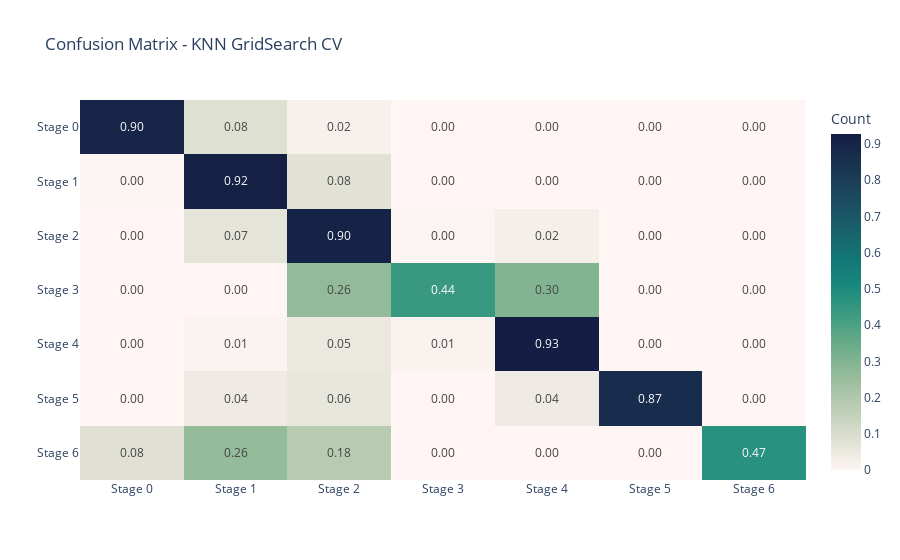

Here is the notebook cell this chart was saved with:
### Code cell
cm = confusion_matrix(target_true, target_pred)
cm_percent = cm.astype("float") / cm.sum(axis=1)[:, np.newaxis]

# Custom labels
labels = [f"Stage {i}" for i in range(7)]

# Create a heatmap using Plotly
fig = px.imshow(
    cm_percent,
    text_auto=".2f",
    aspect="auto",
    title="Confusion Matrix - KNN GridSearch CV",
    labels=dict(color="Count"),
    x=labels,
    y=labels,
    color_continuous_scale=px.colors.sequential.tempo,
)

fig.show()

### Figure 1 — Plotly figure (JSON) as saved in the notebook; plotly's stock layout.template omitted (floating-point values rounded to 4 significant figures)
{"data": [{"coloraxis": "coloraxis", "hovertemplate": "x: %{x}<br>y: %{y}<br>Count: %{z}<extra></extra>", "name": "0", "texttemplate": "%{z:.2f}", "type": "heatmap", "x": ["Stage 0", "Stage 1", "Stage 2", "Stage 3", "Stage 4", "Stage 5", "Stage 6"], "xaxis": "x", "y": ["Stage 0", "Stage 1", "Stage 2", "Stage 3", "Stage 4", "Stage 5", "Stage 6"], "yaxis": "y", "z": [[0.8966, 0.08374, 0.0197, 0.0, 0.0, 0.0, 0.0], [0.004394, 0.9175, 0.07728, 0.0, 0.0005169, 0.0, 0.0002585], [0.0004708, 0.06709, 0.9032, 0.004473, 0.02425, 0.0002354, 0.0002354], [0.0, 0.0, 0.264, 0.4382, 0.2978, 0.0, 0.0], [0.0, 0.007868, 0.05208, 0.01274, 0.9273, 0.0, 0.0], [0.0, 0.03846, 0.05769, 0.0, 0.03846, 0.8654, 0.0], [0.07895, 0.2632, 0.1842, 0.0, 0.0, 0.0, 0.4737]]}], "layout": {"coloraxis": {"colorbar": {"title": {"text": "Count"}}, "colorscale": [[0, "rgb(254, 245, 244)"], [0.09091, "rgb(222, 224, 210)"], [0.1818, "rgb(189, 206, 181)"], [0.2727, "rgb(153, 189, 156)"], [0.3636, "rgb(110, 173, 138)"], [0.4545, "rgb(65, 157, 129)"], [0.5455, "rgb(25, 137, 125)"], [0.6364, "rgb(18, 116, 117)"], [0.7273, "rgb(25, 94, 106)"], [0.8182, "rgb(28, 72, 93)"], [0.9091, "rgb(25, 51, 80)"], [1, "rgb(20, 29, 67)"]]}, "title": {"text": "Confusion Matrix - KNN GridSearch CV"}, "xaxis": {"anchor": "y", "domain": [0, 1]}, "yaxis": {"anchor": "x", "autorange": "reversed", "domain": [0, 1]}}}
